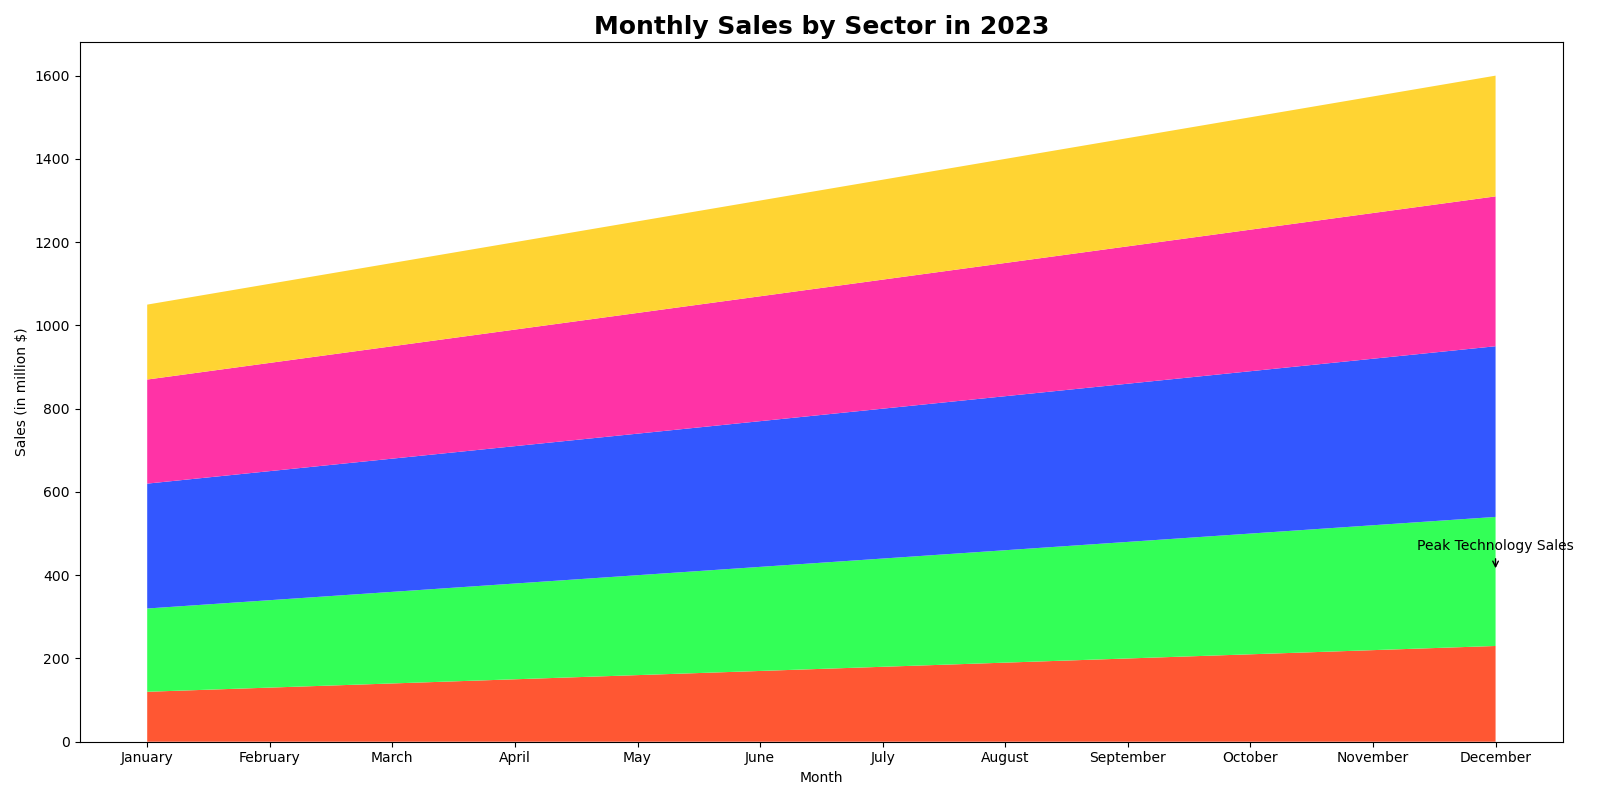

Recreate this plot in Python.

import matplotlib.pyplot as plt
import numpy as np

# Data
months = ['January', 'February', 'March', 'April', 'May', 'June', 'July', 
          'August', 'September', 'October', 'November', 'December']
retail = np.array([120, 130, 140, 150, 160, 170, 180, 190, 200, 210, 220, 230])
healthcare = np.array([200, 210, 220, 230, 240, 250, 260, 270, 280, 290, 300, 310])
technology = np.array([300, 310, 320, 330, 340, 350, 360, 370, 380, 390, 400, 410])
real_estate = np.array([250, 260, 270, 280, 290, 300, 310, 320, 330, 340, 350, 360])
energy = np.array([180, 190, 200, 210, 220, 230, 240, 250, 260, 270, 280, 290])

# Stacking the data
sales_data = np.vstack([retail, healthcare, technology, real_estate, energy])

# Plot
fig, ax = plt.subplots(figsize=(16, 8))  # Modified chart size
ax.stackplot(months, sales_data, colors=['#FF5733', '#33FF57', '#3357FF', '#FF33A6', '#FFD433'])
ax.set_title('Monthly Sales by Sector in 2023', fontsize=18, fontweight='bold', loc='center')  # Changed title
ax.set_ylabel('Sales (in million $)')
ax.set_xlabel('Month')

# Adding annotation on the chart for the maximum technology sales
max_tech_index = np.argmax(technology)
ax.annotate('Peak Technology Sales', xy=(max_tech_index, technology[max_tech_index]), xytext=(max_tech_index, technology[max_tech_index] + 50),
            arrowprops=dict(facecolor='black', arrowstyle='->'), ha='center')

plt.tight_layout()
plt.show()
